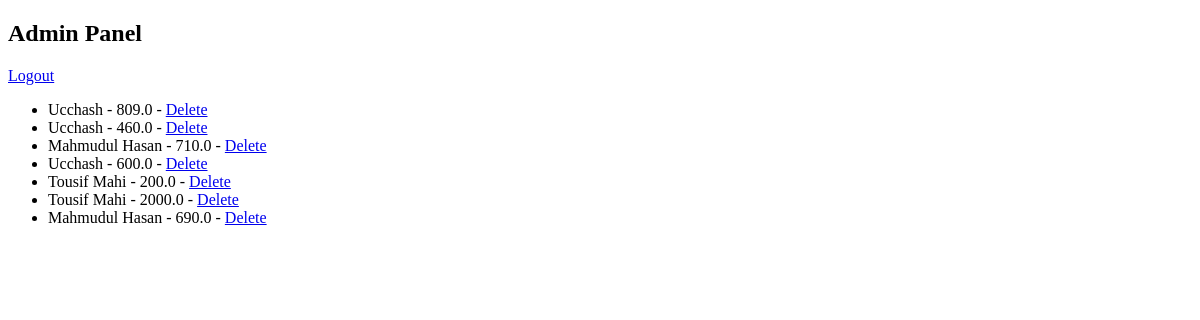
Page /admin/panel (signed in) on the earlier database version.
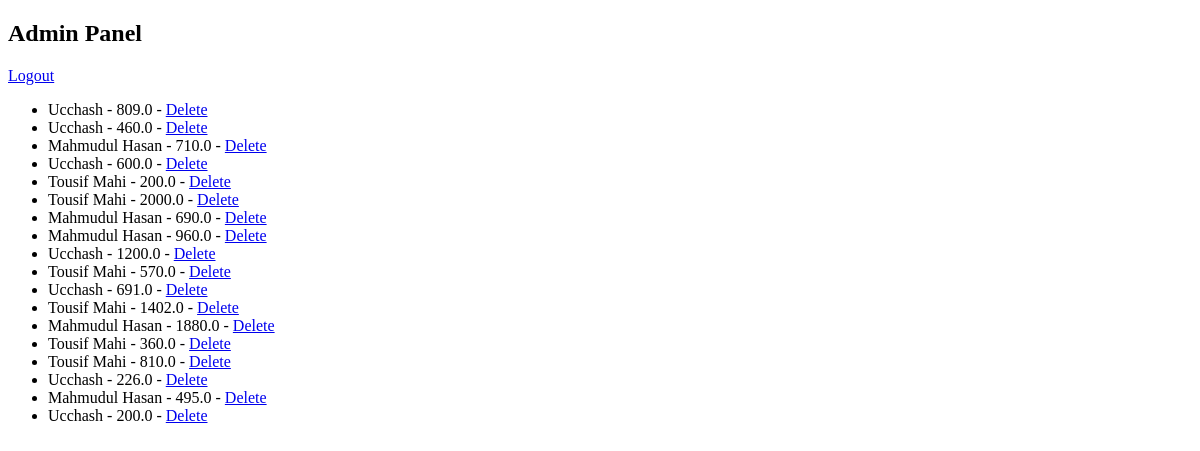
Same page on the later database version.
### app.py (models this page shows, shortened)
class Contribution(db.Model):
    id = db.Column(db.Integer, primary_key=True)
    name = db.Column(db.String(100), nullable=False)
    amount = db.Column(db.Float, nullable=False)
    month_year = db.Column(db.String(7), nullable=False)
    date = db.Column(db.Date, nullable=False)  # Store the exact date of contribution
    details = db.Column(db.Text, nullable=True)  # Optional field for additional details

### app.py (the view)
@app.route('/admin/panel')
@login_required
def admin_panel():
    contributions = Contribution.query.all()
    return render_template('admin_panel.html', contributions=contributions)

### app.py (called while the page is built)
@login_manager.user_loader
def load_user(user_id):
    return Admin.query.get(int(user_id))

### templates/admin_panel.html (shortened to what this page needs)
<!DOCTYPE html>
<html>
<head>
</head>
<body>
    <h2>Admin Panel</h2>
    <a href="/logout">Logout</a>
    <ul>
        {% for contribution in contributions %}
        <li>{{ contribution.name }} - {{ contribution.amount }} - <a href="/delete/{{ contribution.id }}">Delete</a></li>
        {% endfor %}
    </ul>
</body>
</html>

Differences in the rows shown:
added Contribution: name "Mahmudul Hasan", amount "960.0"
added Contribution: name "Ucchash", amount "1200.0"
added Contribution: name "Tousif Mahi", amount "570.0"
added Contribution: name "Ucchash", amount "691.0"
added Contribution: name "Tousif Mahi", amount "1402.0"
added Contribution: name "Mahmudul Hasan", amount "1880.0"
added Contribution: name "Tousif Mahi", amount "360.0"
added Contribution: name "Tousif Mahi", amount "810.0"
added Contribution: name "Ucchash", amount "226.0"
added Contribution: name "Mahmudul Hasan", amount "495.0"
added Contribution: name "Ucchash", amount "200.0"
